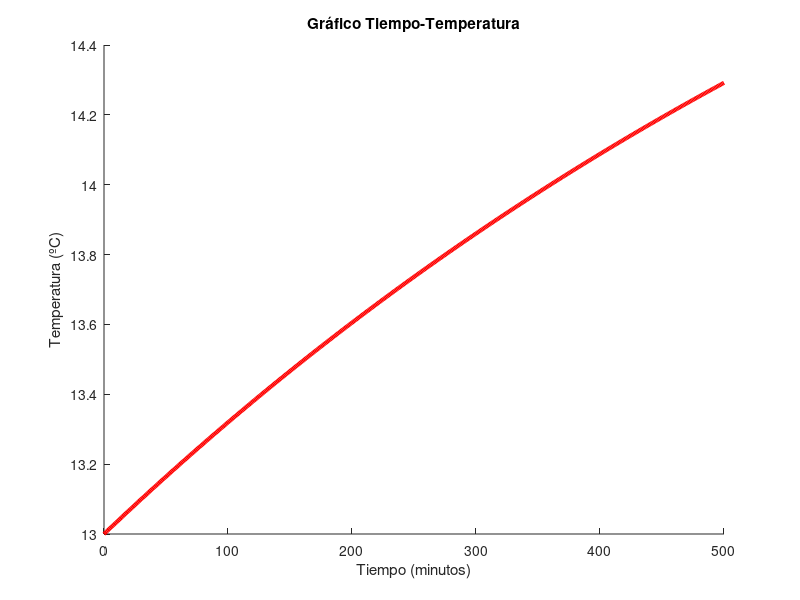

Reproduce this figure in MATLAB.
% Clean screen and variables
% Limpiar pantalla y variables
clc
clear

% Ask temperature and time parameters
%cPedir parámteros de temperaturas y tiempos
prompt = {'Temperatura Inicial Hielera', 'Temperatura Ambiente', 'Temperatura Hielera Segunda Lectura', 'Tiempo de Segunda Lectura', 'Tiempo'};
digtitle = 'Introduce los valores';
dims = [1 25];
definput = {'13','16', '14', '360', '500'};
answer = inputdlg(prompt, digtitle, dims, definput);

% Convert the string inputs to numbers
% Convertir las entradas string a números
Tih = str2num(answer{1});
Ta = str2num(answer{2});
Tht = str2num(answer{3});
t2l = str2num(answer{4});
tiempo = str2num(answer{5});

% Calculate the integration constant and thermal constant
% Calcular la constante de integración y la constante térmica
C = Tih-Ta;
k =((log((Tht-Ta)/(Tih-Ta)))/-t2l);

% Calculate the temperature in the given time
% Calcular la temperatura del tiempo dado
Tt = (C*exp(-(k*tiempo)))+ Ta;

% Cooler Temperature Change Graph over time
% Gráfica del cambio de temperatura de la hielera en el tiempo
t = [0:1:tiempo];
T = (C*exp(-(k*t)))+ Ta;
figure('Name', 'Gráfica Tiempo-Temperatura');
title('Gráfico Tiempo-Temperatura');
xlabel('Tiempo (minutos)');
ylabel('Temperatura (ºC)');
hold on
plot(t,T, 'color', 'red', 'LineWidth', 3);


%Impresión de resultados 
sprintf('La temperatura de la hielera a los %.1f minutos es de %.1f ºC',tiempo, Tt)
